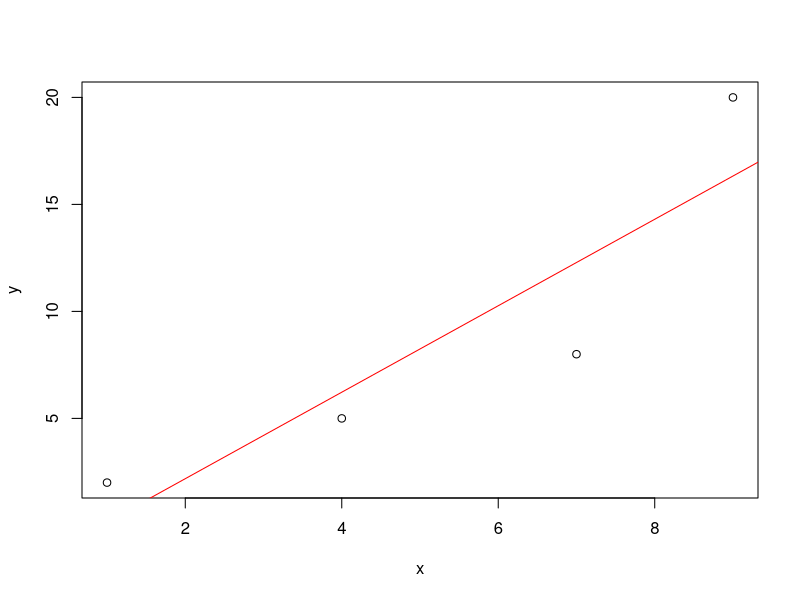

Source code (R): (Note: this script raises an error after producing the figure.)
x <- c(1,4,7,9)
y <- c(2,5,8,20)
# Criando um modelo de regressão linear simples
modelo <- lm(y ~ x)
plot(y ~ x)
abline(modelo, col = "red")
predict()



set.seed(123) # definir uma semente para reprodutibilidade
km <- rnorm(100, mean = 50000, sd = 10000) # quilometragem
idade <- rnorm(100, mean = 5, sd = 1) # idade em anos
potencia <- rnorm(100, mean = 150, sd = 30) # potência do motor em cavalos
preco <- 5000 + (0.2 * km) - (1000 * idade) + (50 * potencia) + rnorm(100, mean = 0, sd = 1000) # preço de venda
dados <- data.frame(km, idade, potencia, preco)

modelo <- lm(preco ~ km + idade + potencia, data = dados)

summary(modelo)
